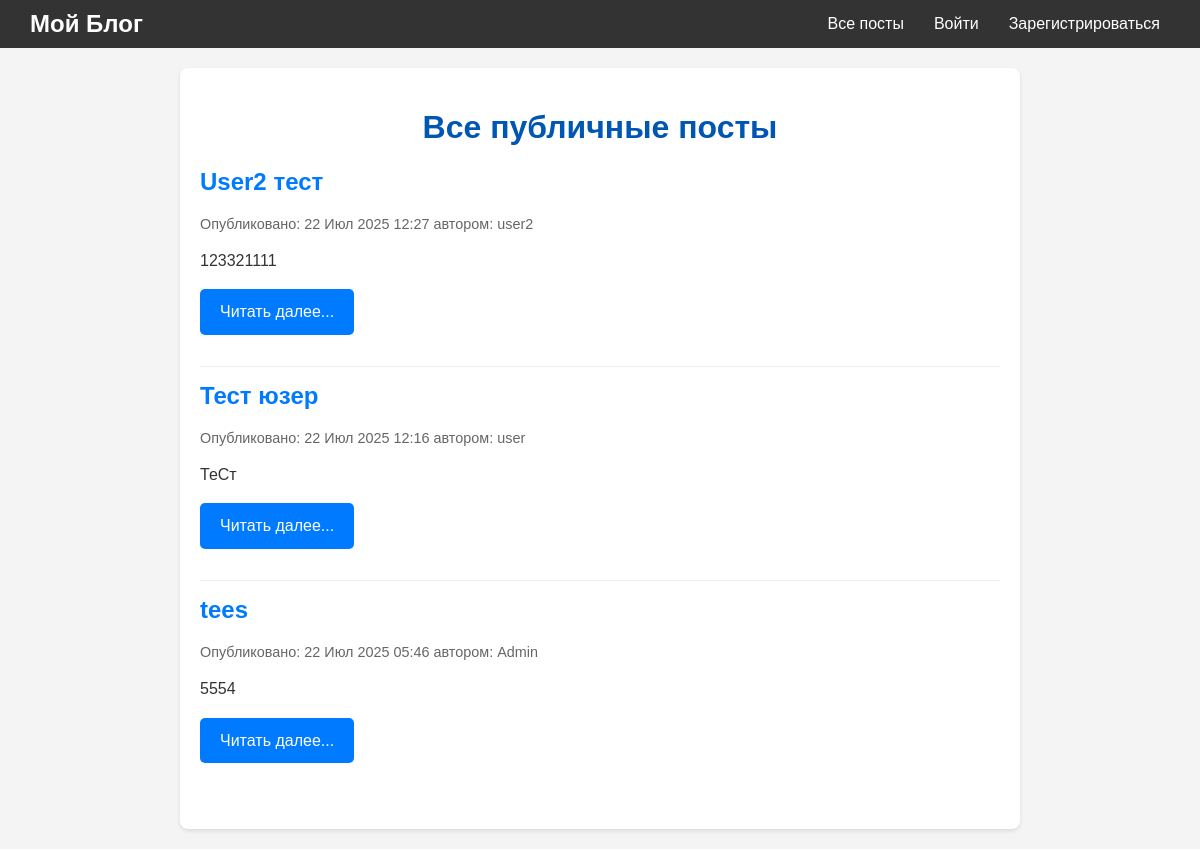
The page / on the database its author committed.
### posts/models.py (models this page shows, shortened)
class Post(models.Model):
    title = models.CharField(max_length=200, verbose_name="Заголовок")
    content = models.TextField(verbose_name="Содержимое")
    author = models.ForeignKey(User, on_delete=models.CASCADE, verbose_name="Автор")
    created_at = models.DateTimeField(auto_now_add=True, verbose_name="Дата создания")
    updated_at = models.DateTimeField(auto_now=True, verbose_name="Дата обновления")
    STATUS_CHOICES = [
        ('public', 'Публичный'),
        ('hidden_request', 'Скрытый (по запросу)'),
    ]
    status = models.CharField(max_length=20, choices=STATUS_CHOICES, default='public', verbose_name="Статус")
    tags = models.ManyToManyField(Tag, blank=True, verbose_name="Теги")
    class Meta:
        verbose_name = "Пост"
        verbose_name_plural = "Посты"
        ordering = ['-created_at']

### posts/views.py (the view)
# urls.py: path('', views.post_list, name='post_list'),
def post_list(request):
    posts = Post.objects.filter(status='public').order_by('-created_at')
    context = {
        'posts': posts
    }
    return render(request, 'posts/post_list.html', context)

### posts/templates/posts/post_list.html (shortened to what this page needs)
{% extends 'base.html' %}
{% block content %}
    <h1>{% if feed_title %}{{ feed_title }}{% else %}Все публичные посты{% endif %}</h1>
    {% if posts %}
        {% for post in posts %}
            <div class="post">
                <h2>{{ post.title }}</h2>
                <p class="post-meta">Опубликовано: {{ post.created_at|date:"d M Y H:i" }} автором: {{ post.author.username }}</p>
                <div class="post-content">
                    <p>{{ post.content|truncatechars:300 }}</p>
                    <p><a href="{% url 'posts:post_detail' pk=post.pk %}" class="btn">Читать далее...</a></p>
                </div>
            </div>
        {% endfor %}
    {% else %}
        <p class="no-posts">Пока нет публичных постов.</p>
    {% endif %}
{% endblock %}

### templates/base.html (shortened to what this page needs)
<!DOCTYPE html>
<html lang="ru">
<head>
</head>
<body>
    <nav class="navbar">
        <div class="brand"><a href="{% url 'posts:post_list' %}">Мой Блог</a></div>
        <div class="auth-links">
            <a href="{% url 'posts:post_list' %}">Все посты</a>
            {% if user.is_authenticated %}
                <a href="{% url 'posts:following_feed' %}">Моя лента</a>
                <a href="{% url 'posts:manage_access_requests' %}">Запросы доступа</a>
                <span>Привет, {{ user.username }}!</span>
                <a href="{% url 'logout' %}">Выйти</a>
                <a href="{% url 'posts:post_new' %}" class="btn btn-success">Написать пост</a>
            {% else %}
                <a href="{% url 'login' %}">Войти</a>
                <a href="{% url 'register' %}">Зарегистрироваться</a>
            {% endif %}
        </div>
    </nav>
    <div class="container">
        {% block content %}
        {% endblock %}
    </div>
</body>
</html>

### templates/base.html (style rules this page uses)
body { font-family: Arial, sans-serif; margin: 0; background-color: #f4f4f4; color: #333; }
.navbar { background-color: #333; padding: 10px 20px; color: white; display: flex; justify-content: space-between; align-items: center; }
.navbar a { color: white; text-decoration: none; padding: 5px 10px; margin-right: 10px; }
.navbar .brand { font-size: 1.5em; font-weight: bold; }
.navbar .auth-links { display: flex; align-items: center; }
.container { max-width: 800px; margin: 20px auto; background-color: #fff; padding: 20px; border-radius: 8px; box-shadow: 0 2px 4px rgba(0,0,0,0.1); }
h1 { color: #0056b3; text-align: center; }
.post { border-bottom: 1px solid #eee; padding-bottom: 15px; margin-bottom: 15px; }
.post:last-child { border-bottom: none; }
.post h2 { color: #007bff; margin-top: 0; }
.post-meta { font-size: 0.9em; color: #666; margin-bottom: 10px; }
.post-content { line-height: 1.6; }
.btn { display: inline-block; padding: 10px 20px; background-color: #007bff; color: white; text-decoration: none; border-radius: 5px; margin-right: 10px; border: none; cursor: pointer; }

### rows shown on the page
Post: title "User2 тест", created_at "22 Июл 2025 12:27", author.username "user2", content "123321111"
Post: title "Тест юзер", created_at "22 Июл 2025 12:16", author.username "user", content "ТеСт"
Post: title "tees", created_at "22 Июл 2025 05:46", author.username "Admin", content "5554"
